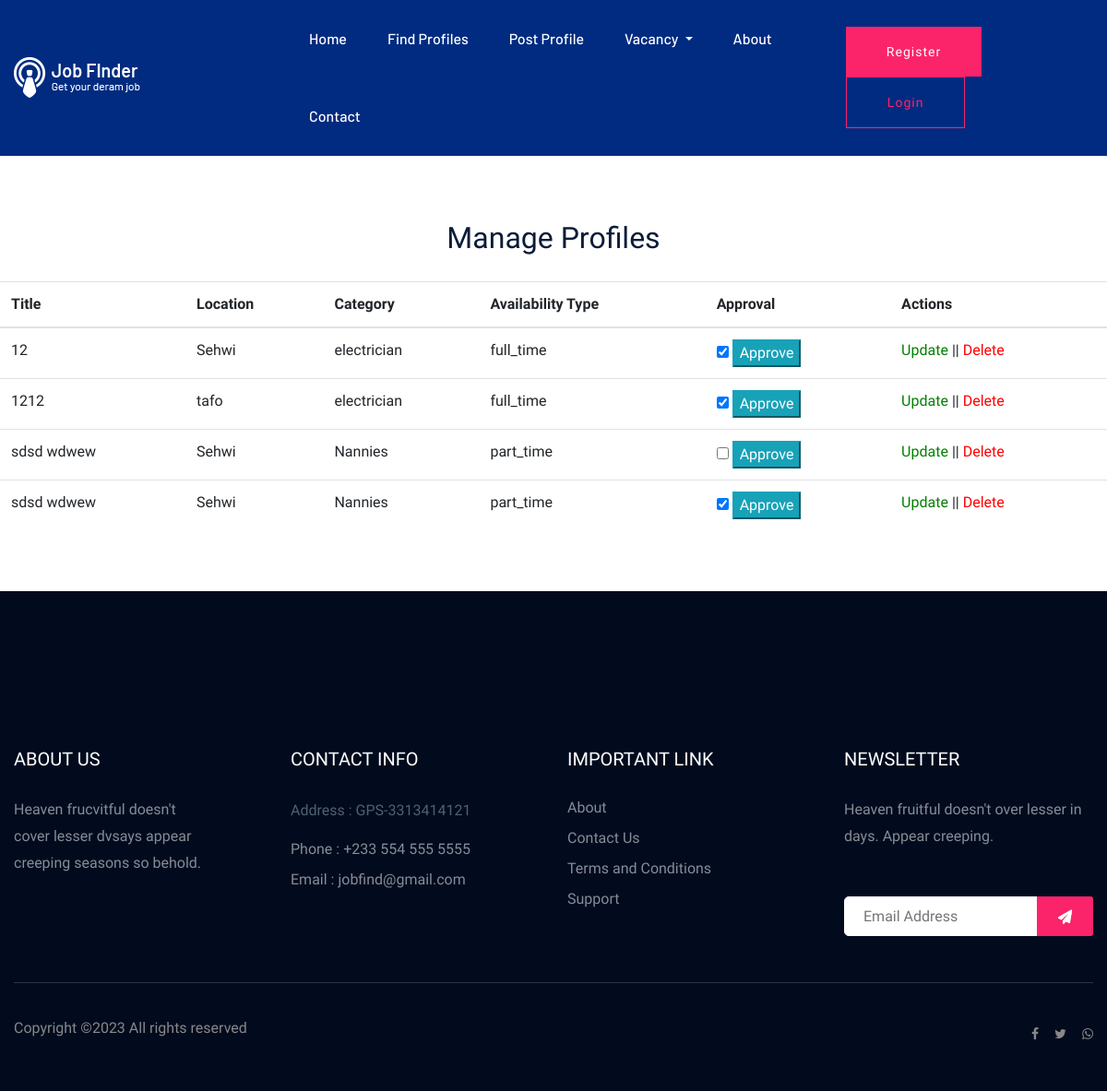
Page /manage_profiles/ on the committed database.
### app/models.py (models this page shows, shortened)
class PostProfile(models.Model):
    name = models.CharField(max_length=200)
    title = models.CharField(max_length=200)
    location = models.CharField(max_length=100)
    category = models.ForeignKey(Category, on_delete=models.CASCADE)
    REGIONS_CHOICES = [
    ('ashanti', 'Ashanti Region'),
    ('brong', 'Brong Region'),
    ('central', 'Central Region '),
    ('eastern', 'Eastern Region '),
    ('greater_accra', 'Greater Accra Region'),
    ('northern', 'Northern Region '),
    ('savannah', 'Savannah Region '),
    ('north_east', 'North-East Region '),
    ('upper_east', 'Upper East Region '),
    ('bono_east', 'Bono East Region '),
    ('ahafo', 'Ahafo Region '),
    ('oti', 'Oti Region '),
    ('volta', 'Volta Region'),
    ('western', 'Western Region'),
    ('western_north', 'Western North Region'),
    ('upper_west', 'Upper West Region '),
]
    GENDER = [
        ('Male', 'Male'),
        ('Female', 'Female'),
        ('Other', 'Other'),
    ]
    EDU_LEVEL = [
        ('JHS', 'JHS'),
        ('SHS', 'SHS'),
        ('Tertiary', 'Tertiary'),
        ('None', 'None'),
        ('Other', 'Other'),
    ]
    AVAILABILITY_CHOICES = [
        ('full_time', 'Full Time'),
        ('part_time', 'Part Time'),
    ]
    availability_type = models.CharField(max_length=20, choices=AVAILABILITY_CHOICES)
    age = models.IntegerField()
    sex = models.CharField(max_length=20, choices=GENDER)
    region = models.CharField(max_length=20, choices=REGIONS_CHOICES)
    charges = models.DecimalField(max_digits=10, decimal_places=2, null=True, blank=True)
    education_level = models.CharField(max_length=20, choices=EDU_LEVEL)
    phone_number = models.CharField(max_length=20, null=True, blank=True)
    email = models.EmailField(null=True, blank=True)
    sample_works = models.ImageField(upload_to='sample_works/', null=True, blank=True)
    description = models.TextField()
    skills_abilities = models.TextField()
    date_posted = models.DateField(auto_created=True,default=timezone.now)
    is_approved = models.BooleanField(default=False)

class Category(models.Model):
    name = models.CharField(max_length=100)
    def __str__(self):
        return self.name

### app/views.py (the view)
# urls.py: path('manage_profiles/', views.manage_profiles, name='manage_profiles'),
def manage_profiles(request):
    show_approved = request.GET.get('show_approved')
    if show_approved:
        profiles = PostProfile.objects.filter(is_approved=True)
    else:
        profiles = PostProfile.objects.all()
    context = {'profiles': profiles}
    return render(request, 'manage_profiles.html', context)

### app/templates/manage_profiles.html (shortened to what this page needs)
{% extends 'base.html' %}
{% block content %}
<div class="container" style="padding: 50px 0px">
    <h2 class="text-center" style="padding: 20px 0px">Manage Profiles</h2>
    <table class="table">
        <thead>
            <tr>
                <th>Title</th>
                <th>Location</th>
                <th>Category</th>
                <th>Availability Type</th>
                <th>Approval</th>
                <th>Actions</th>
            </tr>
        </thead>
        <tbody>
            {% for profile in profiles %}
            <tr>
                <td>{{ profile.title }}</td>
                <td>{{ profile.location }}</td>
                <td>{{ profile.category }}</td>
                <td>{{ profile.availability_type }}</td>
                <td>
                    <form method="post" action="{% url 'approve_profile' profile.pk %}">
                        <input type="checkbox" name="approved" {% if profile.is_approved %}checked{% endif %}>
                        <button class="btn-info" type="submit">Approve</button>
                    </form>
                </td>
                <td>
                    <a style="color:green" href="{% url 'update_profile' profile.pk %}" >Update</a> ||
                    <a style="color:red" href="{% url 'delete_profile' profile.pk %}" >Delete</a>
                </td>
            </tr>
            {% endfor %}
        </tbody>
    </table>
</div>
{% endblock %}

### rows in the picture
PostProfile: title "12", location "Sehwi", category "electrician", availability_type "full_time", is_approved "☑"
PostProfile: title "1212", location "tafo", category "electrician", availability_type "full_time", is_approved "☑"
PostProfile: title "sdsd wdwew", location "Sehwi", category "Nannies", availability_type "part_time"
PostProfile: title "sdsd wdwew", location "Sehwi", category "Nannies", availability_type "part_time", is_approved "☑"
